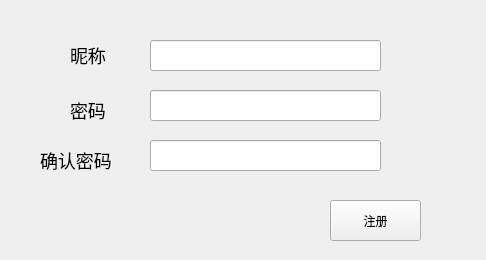
<?xml version="1.0" encoding="UTF-8"?>
<ui version="4.0">
 <class>Registe</class>
 <widget class="QWidget" name="Registe">
  <property name="geometry">
   <rect>
    <x>0</x>
    <y>0</y>
    <width>486</width>
    <height>260</height>
   </rect>
  </property>
  <property name="windowTitle">
   <string>Form</string>
  </property>
  <widget class="QLabel" name="label">
   <property name="geometry">
    <rect>
     <x>70</x>
     <y>40</y>
     <width>51</width>
     <height>31</height>
    </rect>
   </property>
   <property name="styleSheet">
    <string notr="true">font-size:18px;</string>
   </property>
   <property name="text">
    <string>昵称</string>
   </property>
  </widget>
  <widget class="QLabel" name="label_2">
   <property name="geometry">
    <rect>
     <x>70</x>
     <y>100</y>
     <width>51</width>
     <height>21</height>
    </rect>
   </property>
   <property name="styleSheet">
    <string notr="true">font-size:18px;</string>
   </property>
   <property name="text">
    <string>密码</string>
   </property>
  </widget>
  <widget class="QLabel" name="label_3">
   <property name="geometry">
    <rect>
     <x>40</x>
     <y>150</y>
     <width>81</width>
     <height>21</height>
    </rect>
   </property>
   <property name="styleSheet">
    <string notr="true">font-size:18px;</string>
   </property>
   <property name="text">
    <string>确认密码</string>
   </property>
  </widget>
  <widget class="LineEdit" name="username">
   <property name="geometry">
    <rect>
     <x>150</x>
     <y>40</y>
     <width>231</width>
     <height>31</height>
    </rect>
   </property>
  </widget>
  <widget class="LineEdit" name="confirm_psd">
   <property name="geometry">
    <rect>
     <x>150</x>
     <y>140</y>
     <width>231</width>
     <height>31</height>
    </rect>
   </property>
  </widget>
  <widget class="LineEdit" name="password">
   <property name="geometry">
    <rect>
     <x>150</x>
     <y>90</y>
     <width>231</width>
     <height>31</height>
    </rect>
   </property>
  </widget>
  <widget class="PushButton" name="pushButton">
   <property name="geometry">
    <rect>
     <x>330</x>
     <y>200</y>
     <width>91</width>
     <height>41</height>
    </rect>
   </property>
   <property name="text">
    <string>注册</string>
   </property>
  </widget>
 </widget>
 <customwidgets>
  <customwidget>
   <class>LineEdit</class>
   <extends>QLineEdit</extends>
   <header>qfluentwidgets</header>
  </customwidget>
  <customwidget>
   <class>PushButton</class>
   <extends>QPushButton</extends>
   <header>qfluentwidgets</header>
  </customwidget>
 </customwidgets>
 <resources/>
 <connections/>
</ui>
